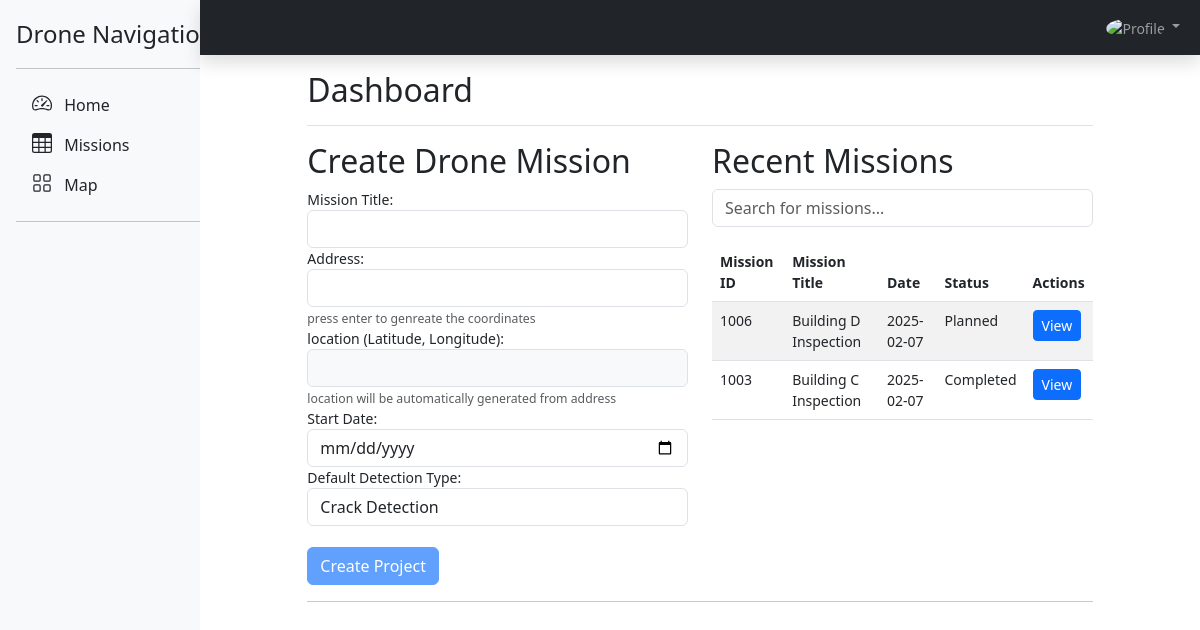
Page /php/src/fyp_frontend/dashboard/ (signed in) on the earlier database version.
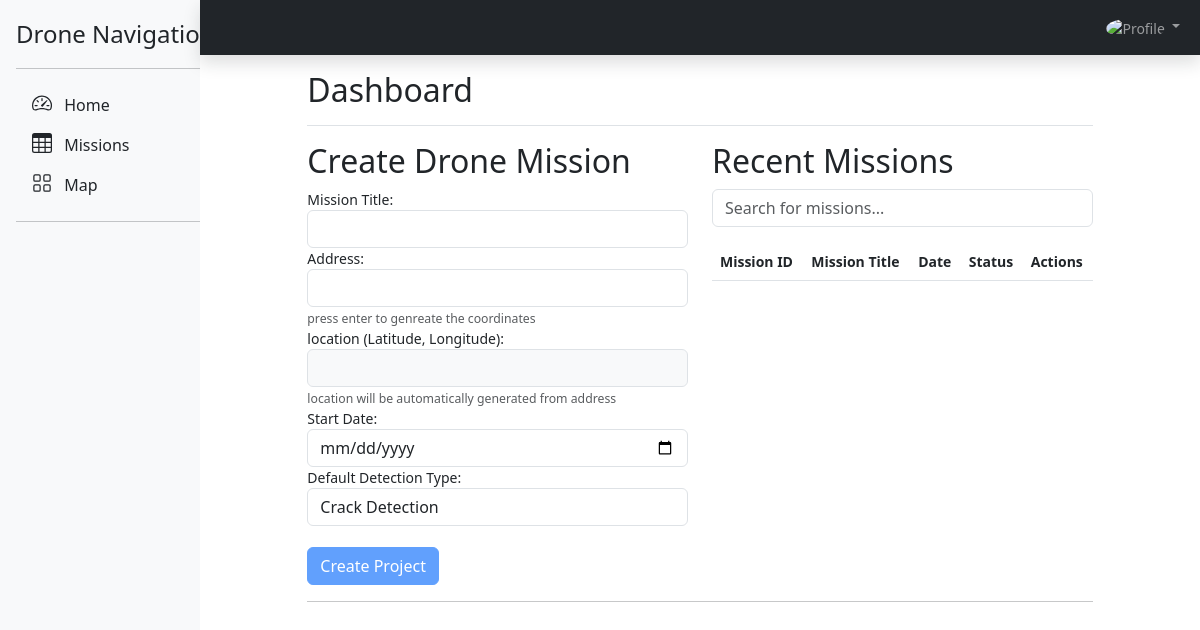
Same page on the later database version.
### tables this page shows
CREATE TABLE `missiontable` (
  `mission_id` int NOT NULL AUTO_INCREMENT,
  `user_id` int NOT NULL,
  `device_sn` varchar(32) DEFAULT NULL,
  `mission_name` varchar(255) NOT NULL,
  `mission_Flight_Route` varchar(255) DEFAULT NULL,
  `location` varchar(255) NOT NULL,
  `start_time` datetime NOT NULL,
  `end_time` datetime DEFAULT NULL,
  `status` varchar(50) NOT NULL DEFAULT 'planned',
  `notes` text,
  `address` varchar(255) DEFAULT NULL,
  `detect_type` varchar(45) DEFAULT NULL,
  PRIMARY KEY (`mission_id`),
  KEY `missiontable_fk` (`user_id`),
  CONSTRAINT `missiontable_fk` FOREIGN KEY (`user_id`) REFERENCES `usertable` (`user_id`) ON DELETE RESTRICT ON UPDATE RESTRICT
);

### php/src/fyp_frontend/dashboard/_main/index.inc.php (the view, shortened to what this page needs)
<?php
function getDashboard(){
  $pdo = dbconnect();
  if (isset($_SESSION['userid'])) {
      $user_id = $_SESSION['userid'];
  } else {
      echo '<p>Please <a href="../login/">login</a> to access the dashboard.</p>';
      return;
  }
  $stmt = $pdo->prepare("SELECT mission_id, mission_name, status, start_time, location, detect_type FROM missiontable WHERE user_id = ? ORDER BY start_time DESC LIMIT 5");
  $stmt->execute([$user_id]);
  $recent_missions = $stmt->fetchAll(PDO::FETCH_ASSOC);
?>
<main class="col-md-9 mx-auto col-lg-10 px-md-4">
  <div class="d-flex justify-content-between flex-wrap flex-md-nowrap align-items-center pt-3 pb-2 mb-3 border-bottom">
    <h1 class="h2">Dashboard</h1>
  </div>
  <div class="row">
    <div class="col-md-6">
      <h2>Create Drone Mission</h2>
      <form method="POST" action="" id="missionForm">
        <div class="form-group">
          <label for="mission_name">Mission Title:</label>
          <input type="text" class="form-control" id="mission_name" name="mission_name" required>
        </div>
        <div class="form-group">
          <label for="address">Address:</label>
          <input type="text" class="form-control" id="address" name="address" required>
          <small class="form-text text-muted">press enter to genreate the coordinates</small>
        </div>
        <div class="form-group">
          <label for="location">location (Latitude, Longitude):</label>
          <input type="text" class="form-control" id="location" name="location" readonly style="background-color: #f8f9fa;">
          <small class="form-text text-muted">location will be automatically generated from address</small>
        </div>
        <div class="form-group">
          <label for="start_time">Start Date:</label>
          <input type="date" class="form-control" id="start_time" name="start_time" required>
        </div>
        <div class="form-group">
          <label for="detect_type">Default Detection Type:</label>
          <select class="form-control" id="detect_type" name="detect_type" required>
          <option value="crack">Crack Detection</option>
          </select>
        </div>
        <br>
        <button type="submit" name="create_project" class="btn btn-primary" id="submitBtn" disabled>Create Project</button>
      </form>
    </div>
    <div class="col-md-6">
      <h2>Recent Missions</h2>
      <div class="input-group mb-3">
        <input type="text" id="searchInput" class="form-control" placeholder="Search for missions..." onkeyup="filterTable()">
      </div>
      <table class="table table-striped table-hover" id="missionsTable">
        <thead class="thead-dark">
          <tr>
          <th>Mission ID</th>
            <th>Mission Title</th>
            <th>Date</th>
            <th>Status</th>
            <th>Actions</th>
          </tr>
        </thead>
        <tbody>
          <?php
            foreach ($recent_missions as $mission):
              $missionId = htmlspecialchars($mission['mission_id']);
              $missionName = htmlspecialchars($mission['mission_name']);
              $status = htmlspecialchars($mission['status']);
              $startTime = htmlspecialchars($mission['start_time']);
            ?>
            <tr>
              <td><?php echo $missionId; ?></td>
              <td><?php echo $missionName; ?></td>
              <td><?php echo date('Y-m-d', strtotime($startTime)); ?></td>
              <td><?php echo ucfirst($status); ?></td>
              <td>
              <a href="?page=3&id=<?php echo urlencode($missionId); ?>" class="btn btn-primary btn-sm">View</a>
              </td>
            </tr>
            <?php endforeach; ?>
        </tbody>
      </table>
    </div>
  </div>
  <hr>
</main>
<?php
}
?>

Differences in the rows shown:
removed missiontable: mission_id "1006", mission_name "Building D Inspection", start_time "2025-02-07", status "Planned"
removed missiontable: mission_id "1003", mission_name "Building C Inspection", start_time "2025-02-07", status "Completed"
